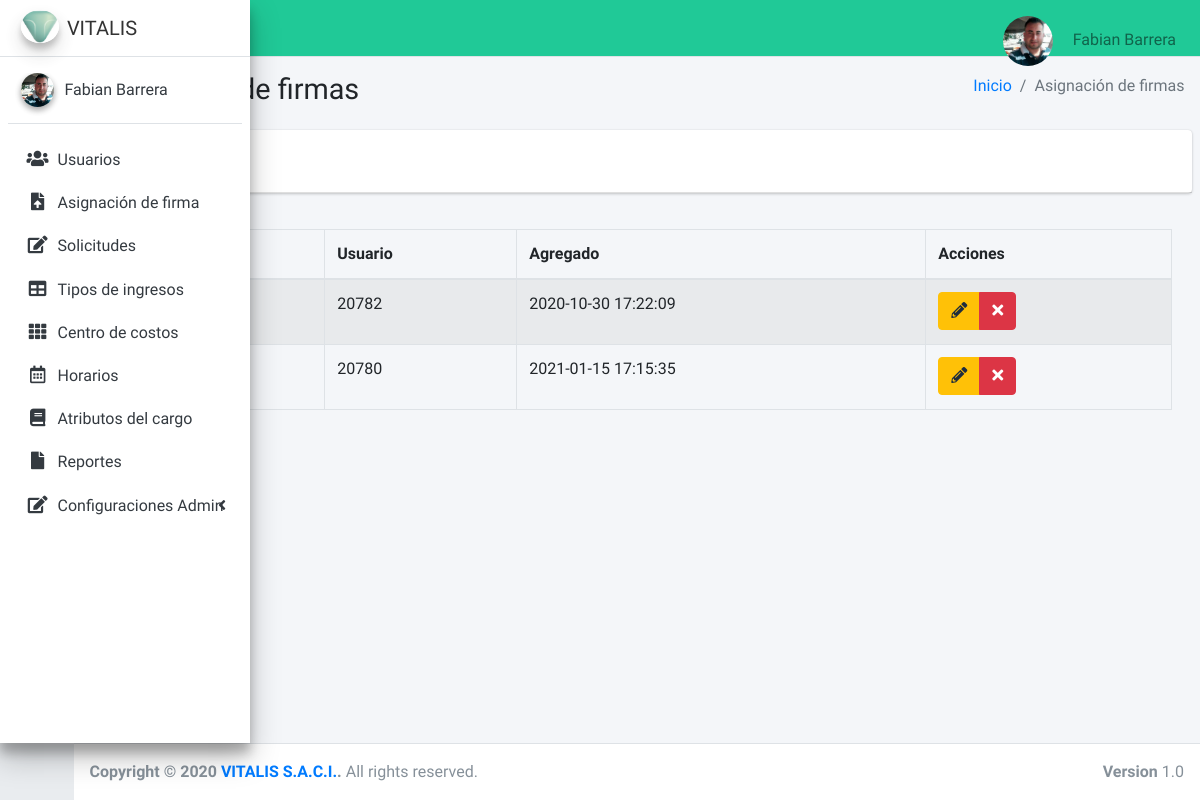
The app's page /asignacionFirma (signed in) with its own data.
### tables this page shows
CREATE TABLE `firmas` (
  `id` int(11) NOT NULL,
  `id_usuario` int(11) NOT NULL,
  `imagen` text DEFAULT NULL,
  `fecha` timestamp NOT NULL DEFAULT current_timestamp()
);

### controladores/plantilla.controlador.php (called while the page is built)
<?php
class ControladorPlantilla{
    static public function ctrPlantilla(){
        include "vistas/plantilla.php";
    }
}

### index.php (called while the page is built, shortened)
<?php
  require_once "controladores/plantilla.controlador.php";
  require_once "controladores/solicitudes.controlador.php";
  require_once "controladores/firmas.controlador.php";
  require_once "controladores/centroCostos.controlador.php";
  require_once "modelos/firmas.modelo.php";
  $plantilla =new ControladorPlantilla();
  $plantilla -> ctrPlantilla();
  ?>

### controladores/firmas.controlador.php (called while the page is built, shortened)
<?php
class ControladorFirmas{
    static public function ctrMostrarFirmas($item, $valor){
        $tabla = "firmas";
        $respuesta = ModeloFirmas::mdlMostrarFirmas($tabla, $item, $valor);
        return $respuesta;
	}
}

### modelos/conexion.php (called while the page is built)
<?php
class Conexion{
	static public function conectar(){
		$link = new PDO("mysql:host=localhost;dbname=vitaweb",
			            "root",
			            "");
		$link->exec("set names utf8");
		return $link;
	}
}

### modelos/firmas.modelo.php (called while the page is built, shortened)
<?php
require_once "conexion.php";
class ModeloFirmas{
    static public function mdlMostrarFirmas($tabla, $item, $valor){
        if ($item !=null){
            $stmt = Conexion::conectar()->prepare("SELECT * FROM $tabla WHERE $item = :$item");
            $stmt -> bindParam(":".$item, $valor, PDO::PARAM_STR);
            $stmt -> execute();
            return $stmt -> fetch();
        }else {
            $stmt = Conexion::conectar()->prepare("SELECT * FROM $tabla");
            $stmt -> execute();
            return $stmt ->fetchAll();
        }
    }
}

### vistas/modulos/asignacionFirma.php (the view, shortened to what this page needs)
<div class="content-wrapper">
  <section class="content-header">
    <div class="container-fluid">
      <div class="row mb-2">
        <div class="col-sm-6">
          <h1>Asignación de firmas</h1>
        </div>
        <div class="col-sm-6">
          <ol class="breadcrumb float-sm-right">
            <li class="breadcrumb-item"><a href="inicio">Inicio</a></li>
            <li class="breadcrumb-item active">Asignación de firmas</li>
          </ol>
        </div>
      </div>
    </div>
  </section>
  <section class="content">
    <div class="card">
      <div class="card-header">
        <button type="button" class="btn btn-primary" data-toggle="modal" data-target="#AgregarFirma">
          Agregar firma
        </button>
      </div>
    </div>
    <div class="card-body">
      <table id="example1" class="table table-bordered table-striped">
        <thead>
          <tr>
            <th style="width: 10px;" >#</th>
            <th>Imagen</th>
            <th>Usuario</th>
            <th>Agregado</th>
            <th>Acciones</th>
          </tr>
        </thead>
        <tbody>
        <?php
          $item = null;
          $valor = null;
          $firmas = ControladorFirmas::ctrMostrarFirmas($item, $valor);
          foreach ($firmas as $key => $value) {
            echo '<tr>
                    <td>'.($key+1).'</td>';
                    if ($value["imagen"] != ""){
                      echo '<td><img src="'.$value["imagen"].'" class="img-thumbnail" width="40px"></td>';
                    }else {
                      echo'<td><img src="vistas/img/firmas/default/firma2.png" class="img-thumbnail" width="40px"></td>';
                    }
                    echo '<td>'.$value["id_usuario"].'</td>
                    <td>'.$value["fecha"].'</td>
                    <td>
                      <div class="btn-group">
                        <button class="btn btn-warning btnEditarFirma"idFirma="'.$value ["id"].'" data-toggle="modal" data-target="#modalEditarFirma"><i class="fas fa-pencil-alt"></i></button>
                        <button class="btn btn-danger btnEliminarFirma"idFirma="'.$value ["id"].'"imagen="'.$value["imagen"].'"id_usuario="'.$value["id_usuario"].'"><i class="fa fa-times"></i></button>
                      </div>
                    </td>
                  </tr>';
          }
        ?>
        </tbody>
      </table>
    </div>
</div>
</div>

### records on screen
firmas: imagen (picture), id_usuario "20782", fecha "2020-10-30 17:22:09"
firmas: imagen (picture), id_usuario "20780", fecha "2021-01-15 17:15:35"

### other values on screen
$_SESSION["nombre"] "Fabian Barrera"
